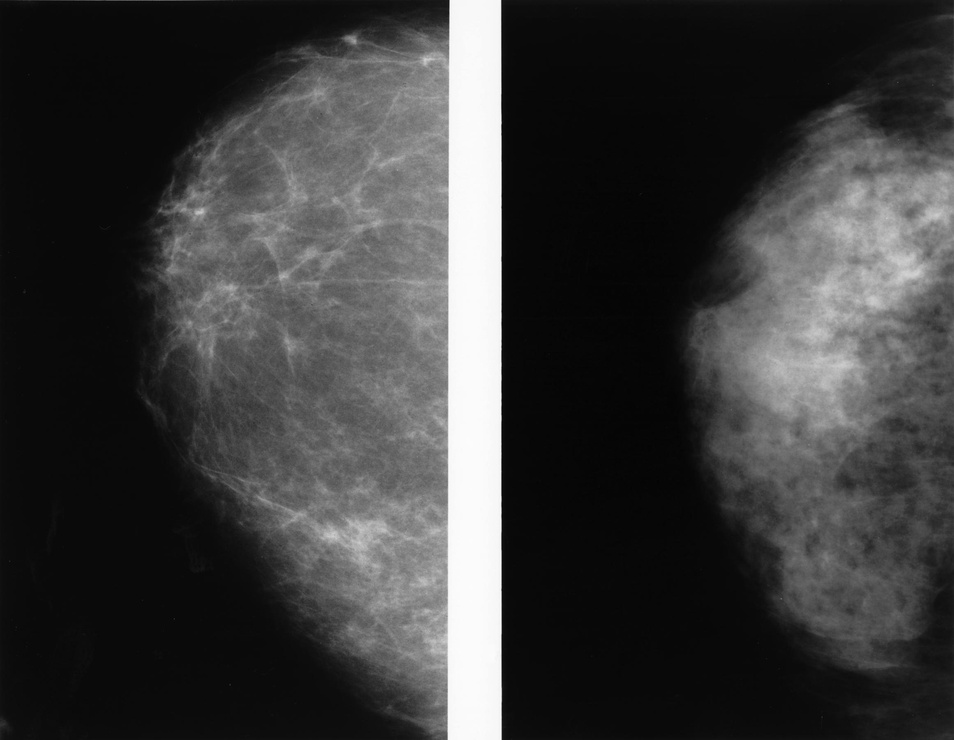
#> input picture ImageProcessingLab/images/breast_g.jpg, 954 x 740 px, shrunk from 2322 x 1800 before the run
$ jupyter execute 2020-IP2.ipynb   (shell and % lines are left out)
#> lines starting #> are read from the running program, lines starting #| are printed output that depends on the picture; after the words box and inside, x2 and y2 are one past the last pixel; in counts of white or black regions, pixels touching at a corner belong together
# 情報データ科学演習III第2週：画像の輝度変換

第2週では，Pythonで読み込んだ画像に輝度値に対する処理方法を習得する．具体的には，輝度変換，ヒストグラム計算，しきい値による二値化である．

まずいろいろなモジュールをインポートするために以下のセルを実行する．notebookを起動したときには，これらのモジュールをインポートしなければ，これらのモジュールの関数を使うことはできない．

[cell 1]
import numpy as np
import os

import matplotlib.pyplot as plt
plt.gray();
from matplotlib.pyplot import imshow

from skimage.io import imread, imsave

import os

# 使用する画像

ここでは画像の輝度を変換するいくつかの例を見る．そのためにいくつかの画像を用いる．

マンモグラフィ（胸部X線写真）のデジタル画像`breast_g.jpg`には，小さな病変部位が白く映っている．

<center>図：breast_g.jpg (public domain from wikimedia, <a href="https://commons.wikimedia.org/wiki/File:Mammogram_showing_dense_and_fatty_breasts.jpg">"Mammogram Showing Dense And Fatty Breasts"</a>)</center>

画像`spine_g.jpg`は，折れた上部胸椎の一部のMRI (Magnetic Resonance Imaging) 画像である．この画像のほとんどの部分が暗いため，輝度値の範囲を拡張することが必要である．

<center>図：spine_g.jpg
<a href="https://commons.wikimedia.org/wiki/File:Transverse_myelitis_MRI.jpg">
    Frank Gaillard - CC BY-SA 3.0</a>

</center>

空港の空撮画像`aerial_g.jpg`はややコントラストが低い画像である．

<center>図：aerial_g.jpg
(public domain from wikimedia,
<a href="https://commons.wikimedia.org/wiki/File:Baltimore_aerial.jpg">
"Baltimore, Maryland, seen from an airplane"
</a>)
</center>

画像`bone_g.jpg`は手のレントゲン写真であり，骨格構造が映し出されている．

<center>図：bone_g.jpg
<a href="https://pixabay.com/ja/x線-健康状態-アーム-医療の-医学-骨-病院-ヘルスケア-1704855/">
(from pixbay)
</a>
</center>

# ===================================

# パート1：輝度変換

以下では，白黒反転，対数変換，ガンマ変換，コントラスト強調という4つの輝度値変換を行う．

## 白黒反転

輝度値の範囲が$[0, 255]$である画像を白黒反転するには，以下のように輝度値を変換する．
$$
y = 255 - x
$$
ここで$x$は入力画像の輝度値，$y$は変換後の輝度値である．
これをプロットすると以下のようになる．つまり入力輝度値$x$が小さいほど，出力輝度値$y$は大きくなる．

[cell 2]
plt.figure(figsize=(5, 5))  # プロットのサイズ

x = np.arange(0, 256) # [0, 1, ..., 255]のリスト
y = 255 - x  # xの各要素に対して，この式を適用する

plt.plot(x, y)  # x,yのペアをプロット


# 以下はプロットの設定
plt.xlabel("input pixel value x")
plt.ylabel("output pixel value y")
plt.xlim(0, 255)
plt.ylim(0, 255)
plt.title("Negation transform")
plt.savefig('IP2-plot.pdf')  # プロットの保存．plt.show()の前に行う
#> figure, not shown here; curve peaks at x = 0, y = 255
plt.show()

以下では画像に白黒反転の処理を適用する．

[cell 3]
# 画像の読み込み
im = imread(os.path.join('images','breast_g.jpg'))
#> im is the input picture: shape (740, 954); min 0, max 255, mean 59.2
# im = imread(os.path.join('images','spine_g.jpg'))
# im = imread(os.path.join('images','aerial_g.jpg'))
# im = imread(os.path.join('images','bone_g.jpg'))


imshow(im, vmin=0, vmax=255)  # 必ずvmin, vmaxオプションをつけましょう（そうしないと輝度が自動調整されてしまう）
plt.colorbar()
plt.title('original')
plt.show()


x = im.astype(float)  # 分かりやすいように，入力画像をxとおく．また型をfloatにしておく（以降の処理では実数値で処理をするため）．
y = 255 - x  # 白黒反転
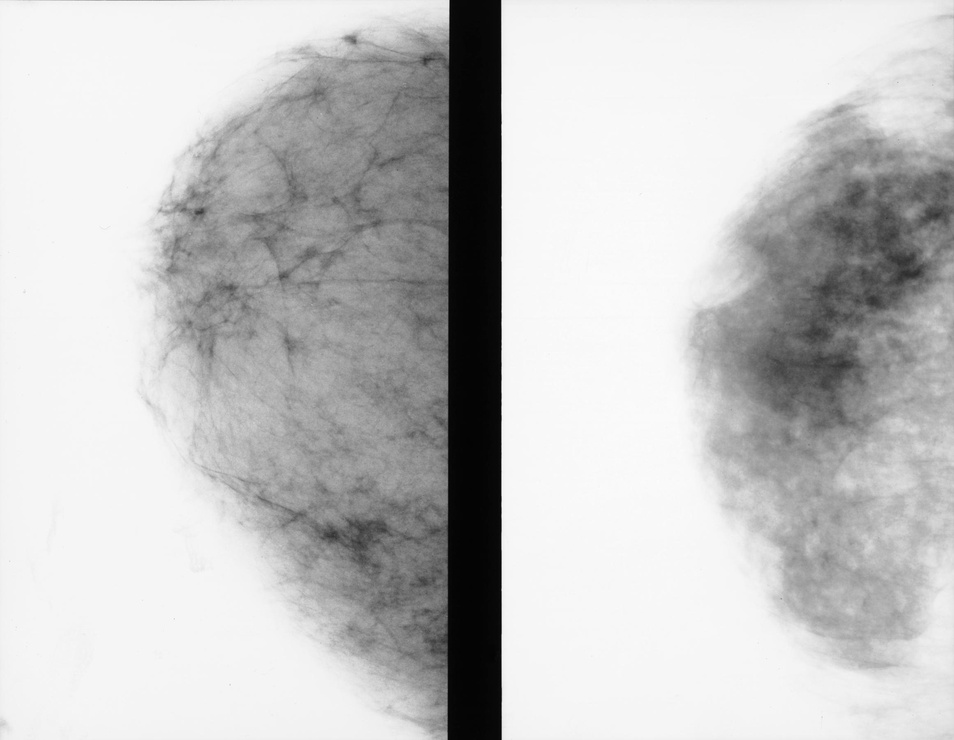
#> y: shape (740, 954) float64; min 0, max 255, mean 195.8

imshow(y, vmin=0, vmax=255)  # 結果画像yの表示
plt.colorbar()
plt.title('converted')
plt.show()

imsave('IP2-negation.jpg', y.astype(np.uint8))  # 処理画像の保存．保存するときにはuint8に戻す

## 対数変換

以下は対数変換の式である．

$$
y = c \log(1 + x)
$$

ここで$c$は定数で，$0 \le x$である．

これをプロットした以下の図を見ると，入力輝度値$x$が小さいと出力輝度値$y$は大きくなり（つまり暗い部分が明るくなる），
$x$が大きくなると$y$も大きくなる．

[cell 4]
plt.figure(figsize=(5, 5))

x = np.arange(0, 256) # [0, 1, ..., 255]

c = 45.0  # 定数cに適切な値を設定
y = c * np.log(1 + x)  # 対数変換


plt.plot(x, y)
plt.xlabel("input pixel value x")
plt.ylabel("output pixel value y")
plt.xlim(0, 255)
plt.ylim(0, 255)
plt.title("Log transform")
plt.savefig('IP2-plot.pdf')  # プロットの保存．plt.show()の前に行う
#> figure, not shown here; curve peaks at x = 255, y = 249.5
plt.show()

以下では画像に対数変換の処理を適用する．

[cell 5]
im = imread(os.path.join('images','breast_g.jpg'))
# im = imread(os.path.join('images','spine_g.jpg'))
# im = imread(os.path.join('images','aerial_g.jpg'))
# im = imread(os.path.join('images','bone_g.jpg'))


imshow(im, vmin=0, vmax=255)
plt.colorbar()
plt.title('original')
plt.show()

x = im.astype(float)
c = 45.0  # 適切な定数を設定
y = c * np.log(1 + x)  # 対数変換
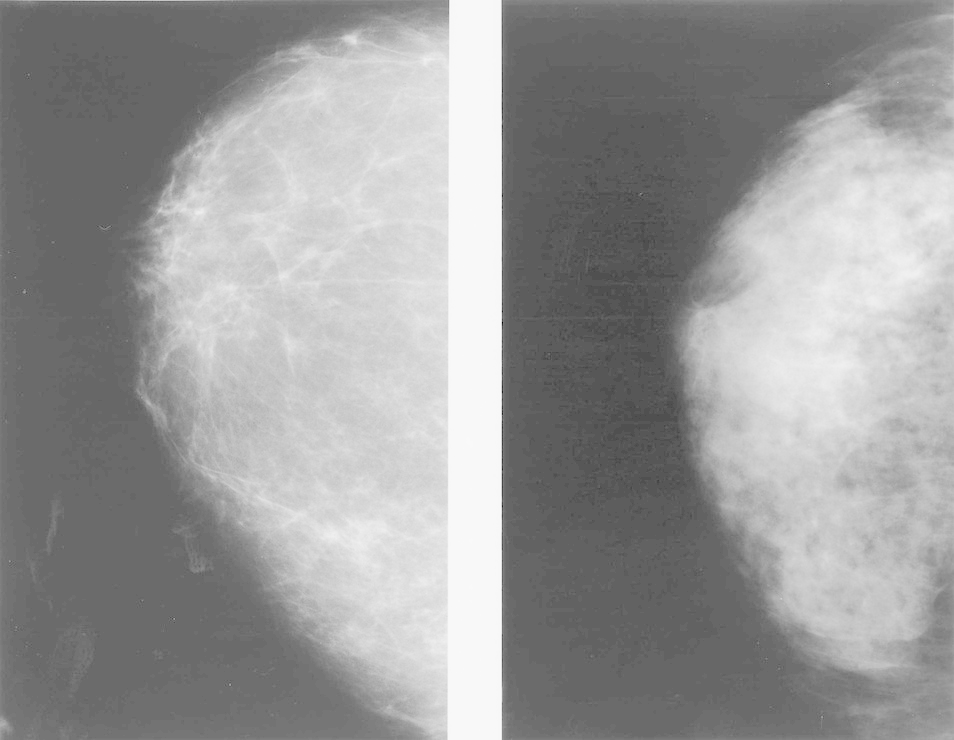
#> y: shape (740, 954) float64; min 0, max 249.5, mean 153.9

imshow(y, vmin=0, vmax=255)
plt.colorbar()
plt.title('converted')
plt.show()

imsave('IP2-log-trans.jpg', y.astype(np.uint8))  # 処理画像の保存

## ガンマ変換

ガンマ変換は以下の式であらわされる．

$$
y = 255 \left(\frac{x}{255}\right)^\gamma
$$

ここで$\gamma$は正の定数である．
$x=0$は$y=0$に変換され，$x=255$は$y=255$に変換される．

$\gamma < 1$のときの指数曲線は，暗い輝度値のある狭い範囲を，広い範囲に拡大する．
また逆に，明るい輝度値についても同様である．
この効果は$\gamma > 1$の時は逆になる．
$\gamma$の値を変えることで，コントラスト強調に使うことができる．

[cell 6]
plt.figure(figsize=(5, 5))

x = np.arange(0, 256) # [0, 1, ..., 255]

gamma = 2.0
y = 255 * ( (x / 255) ** gamma )

plt.plot(x, y)
plt.xlabel("input pixel value x")
plt.ylabel("output pixel value y")
plt.xlim(0, 255)
plt.ylim(0, 255)
plt.title("Gamma transform")
plt.savefig('IP2-plot.pdf')  # プロットの保存．plt.show()の前に行う
#> figure, not shown here; curve peaks at x = 255, y = 255
plt.show()

以下では画像にガンマ変換の処理を適用する．

[cell 7]
im = imread(os.path.join('images','breast_g.jpg'))
# im = imread(os.path.join('images','spine_g.jpg'))
# im = imread(os.path.join('images','aerial_g.jpg'))
# im = imread(os.path.join('images','bone_g.jpg'))


imshow(im, vmin=0, vmax=255)
plt.colorbar()
plt.title('original')
plt.show()

x = im.astype(float)
gamma = 2.0  # gammaの値を設定
y = 255 * ( (x / 255) ** gamma )  # ガンマ変換
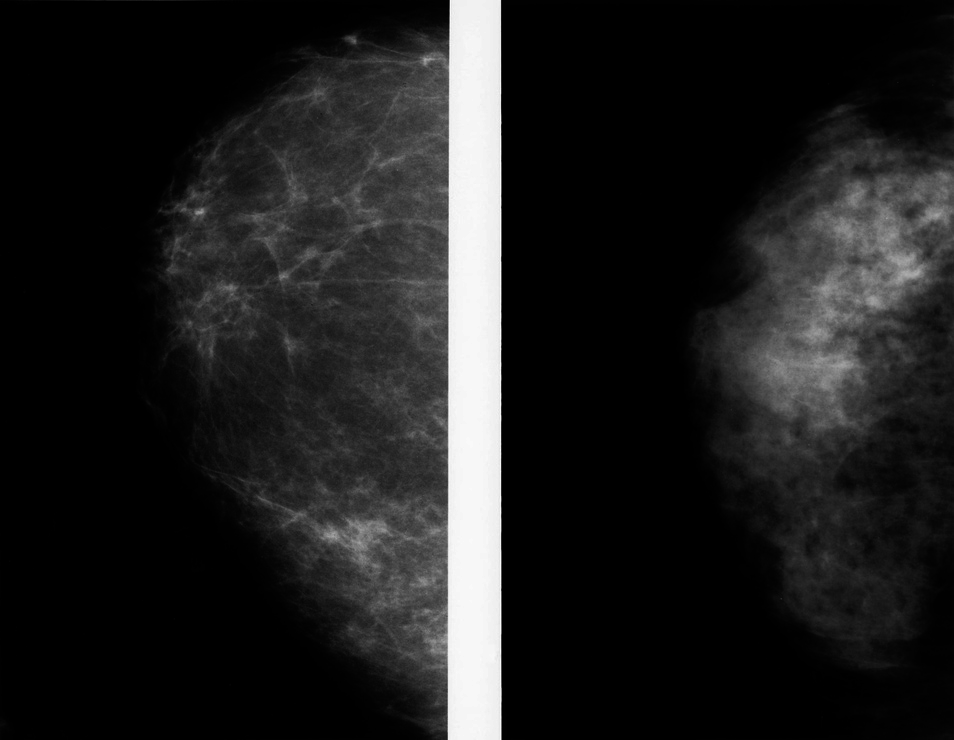
#> y: shape (740, 954) float64; min 0, max 255, mean 31.2

imshow(y, vmin=0, vmax=255)
plt.colorbar()
plt.title('converted')
plt.show()

imsave('IP2-gamma-trans.jpg', y.astype(np.uint8))  # 処理画像の保存

## コントラスト強調

コントラスト強調は次の式で表される．

$$
y = T(x) = \frac{255}{1 + \Bigl(\frac{M}{x+\epsilon}\Bigr)^E}
$$

この変換は，M以下の輝度値を暗くし，M以上の輝度値を明るくするため，結果画像は元画像よりもコントラストが高くなる．つまり，M以下の輝度値はこの変換によってより狭い範囲の輝度値に変換され，暗くなる．M以上の輝度値についてはこの逆である．上式のEは，この関数の傾きを制御するパラメータである．なお$\epsilon$は0で割ることを防ぐための小さな値である（例えば0.0001程度）．

[cell 8]
plt.figure(figsize=(5, 5))

x = np.arange(0, 256) # [0, 1, ..., 255]

M = 128
E = 5.0
epsilon = 0.0001
y = 255 / (1 + (M / (x + epsilon)) ** E)
y *= 255 / y.max()

plt.plot(x, y)
plt.xlabel("input pixel value x")
plt.ylabel("output pixel value y")
plt.xlim(0, 255)
plt.ylim(0, 255)
plt.title("Constrast enhancement")
plt.savefig('IP2-plot.pdf')  # プロットの保存．plt.show()の前に行う
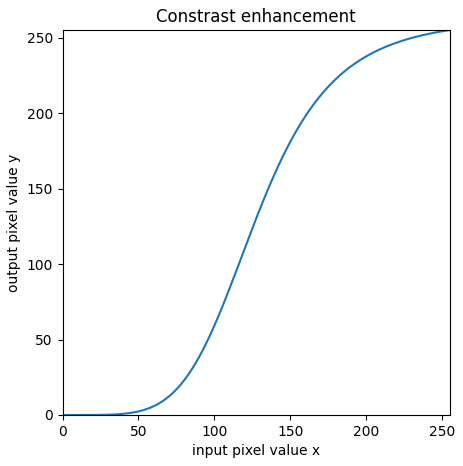
#> figure drawn by matplotlib, 1 panel; curve peaks at x = 255, y = 255
plt.show()

以下では画像にコントラスト強調の処理を適用する．

[cell 9]
im = imread(os.path.join('images','breast_g.jpg'))
# im = imread(os.path.join('images','spine_g.jpg'))
# im = imread(os.path.join('images','aerial_g.jpg'))
# im = imread(os.path.join('images','bone_g.jpg'))


imshow(im, vmin=0, vmax=255)
plt.colorbar()
plt.title('original')
plt.show()

x = im.astype(float)

M = 128
E = 5.0
epsilon = 0.0001
y = 255 / (1 + (M / (x + epsilon)) ** E)  # コントラスト強調
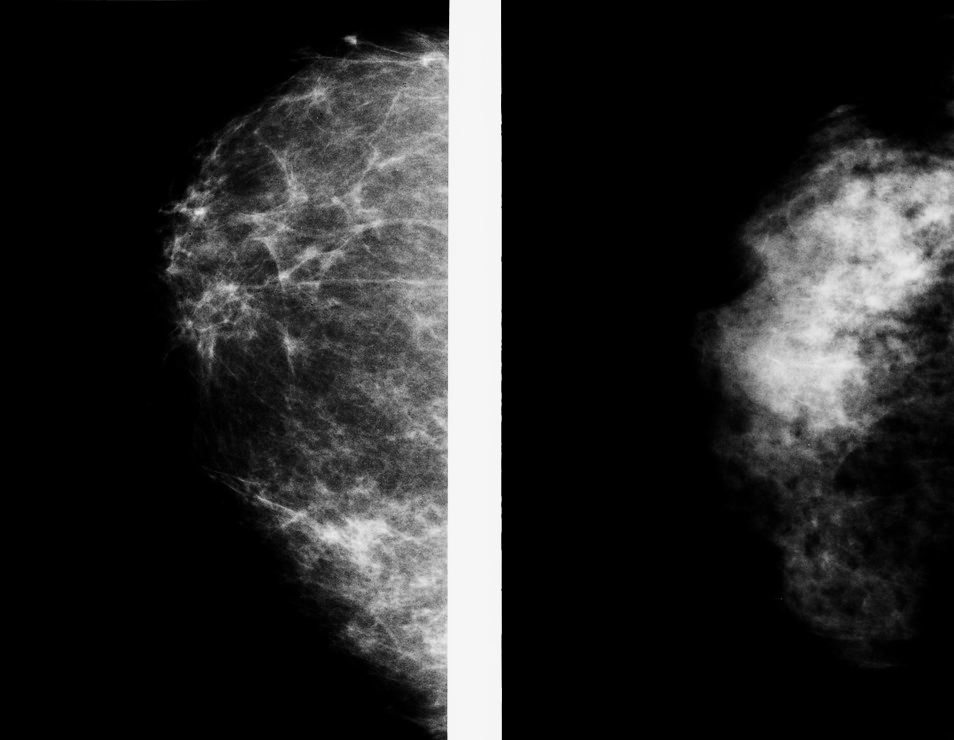
#> y: shape (740, 954) float64; min 7.42e-29, max 247.1, mean 42.5
y *= 255 / y.max()  # 最大値が255になるように正規化


imshow(y, vmin=0, vmax=255)
plt.colorbar()
plt.title('converted')
plt.show()
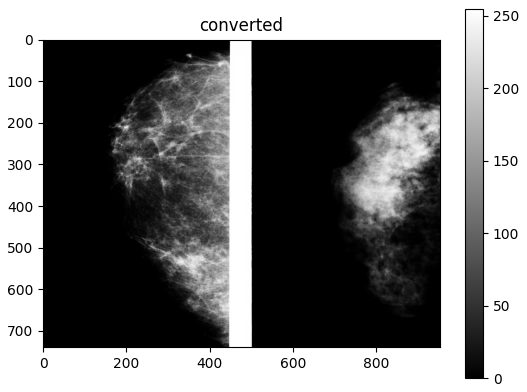
#> figure drawn by matplotlib, 2 panels

imsave('IP2-contrast-enhanced.jpg', y.astype(np.uint8))  # 処理画像の保存

## レポート課題1

- 4つの画像（breast_g.jpg, spine_g.jpg, aerial_g.jpg, bone_g.jpg）のそれぞれに対して，白黒反転，対数変換，ガンマ変換，コントラスト強調を適用する．
- それぞれの変換・それぞれの画像に対して，パラメータ（c, gamma, M, E）の値を変えて，どのような変化が出るのか，また最も画像が見やすくなる値はなにか，を考察する．

# ===================================

# パート2：ヒストグラム

画像のヒストグラムとは，輝度値の頻度分布を表すグラフである．
ヒストグラムの横軸は輝度値，縦軸はその輝度値を持つ画素の個数である．

暗い画像のヒストグラムの要素は低い（暗い）輝度値に集中している．
逆に，明るい画像のヒストグラムの要素は高い（明るい）輝度値に偏っている．
またこれら画像はコントラストが低く，輝度値の中央付近に集中したヒストグラムを持つ．
コントラストが高い画像であれば，輝度値の範囲全体に分布するヒストグラムを持つ．

ヒストグラムを計算・表示するには，関数`plt.hist`を用いる．

[cell 10]
im = imread(os.path.join('images','breast_g.jpg'))
# im = imread(os.path.join('images','spine_g.jpg'))
# im = imread(os.path.join('images','aerial_g.jpg'))
# im = imread(os.path.join('images','bone_g.jpg'))

imshow(im, vmin=0, vmax=255)
plt.title('original grayscale image')
plt.show()


plt.hist(im.flatten(), bins=16)  # ヒストグラムの計算とプロット

# プロットの設定
plt.xlabel("intensity")
plt.ylabel("frequency")
plt.title('histogram')
plt.savefig('IP2-histogram.pdf')  # ヒストグラムを保存．plt.show()の前に行う
#> figure, not shown here; tallest bar 346822 high, from x = 0 to 15.94
plt.show()

`plt.hist`の引数：

- `im`は入力画像（ただし`flatten()`関数を使って画像を1次元化しておく必要がある）．
- `bins`はヒストグラムの区間（ビン，bin）の数である．区間とは，輝度値の範囲を分割した部分範囲のことである．

## レポート課題2

- 4つの画像（breast_g.jpg, spine_g.jpg, aerial_g.jpg, bone_g.jpg）のそれぞれに対して，区間数binsを128, 64, 32, 16と変更して，それぞれヒストグラムを表示する．
- ヒストグラムの形状から画像について分かることを予想し，また実際が画像がそうなっているかどうかを考察する．
- どの区間数のときが，輝度分布の形を把握しやすいのかを考察する．

# ===================================

# パート3：しきい値処理

しきい値処理とは，画素値があるしきい値$T$以下なら黒に，それより大きければ白にする処理である．

以下の3枚の画像に適用する．

<center>図：coins_g.jpg
(<a href="https://commons.wikimedia.org/w/index.php?curid=15065444">
Vassia Atanassova - CC BY-SA 3.0</a>)
</center>

<center>図：handwritten.jpg
(public domain from wikimedia,
    <a href="https://commons.wikimedia.org/wiki/File:Daiquiri_Handwritten_Recipex.jpg">"Original Bacardi daiquiri recipe"</a>
)
</center>

<center>図：fingerprint.jpg
(public domain from wikimedia,
    <a href="https://commons.wikimedia.org/wiki/File:Fingerprint_Arch.jpg">Picture of an arch fingerprint pattern"</a>
)

以下ではコインの画像に対してしきい値を`T=152`に設定している．
こうすると，ヒストグラムの2つの山を分離するようなしきい値処理となり，つまり画像中の白い部分と黒い部分を分けることができる．

[cell 11]
im = imread(os.path.join('images','coins_g.jpg'))
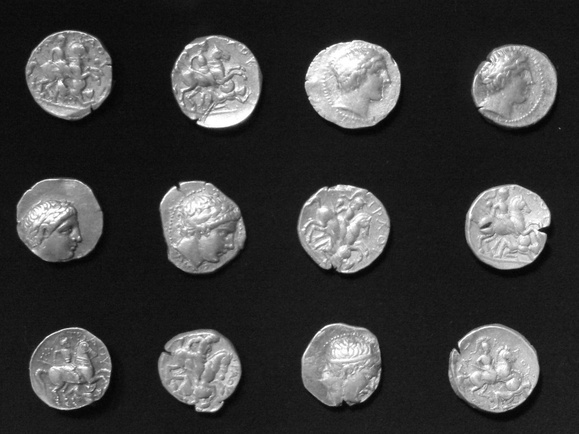
#> input picture ImageProcessingLab/images/coins_g.jpg, 579 x 434 px, shrunk from 1408 x 1056 before the run
#> im is the input picture: shape (434, 579); min 1, max 255, mean 62.2
# im = imread(os.path.join('images','handwritten.jpg'))
# im = imread(os.path.join('images','fingerprint.jpg'))


imshow(im, vmin=0, vmax=255)
plt.show()


plt.hist(im.flatten(), bins=64)
plt.xlabel("intensity")
plt.ylabel("frequency")
plt.title('histogram')
plt.savefig('IP2-histogram.pdf')  # ヒストグラムを保存．plt.show()の前に行う
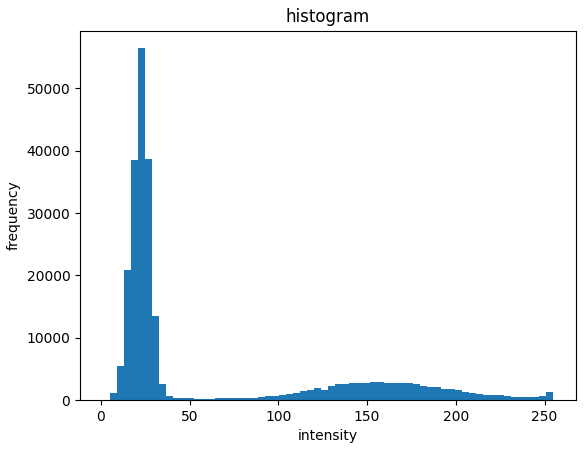
#> figure drawn by matplotlib, 1 panel; tallest bar 56438 high, from x = 20.84 to 24.81
plt.show()


# しきい値処理
T = 152
im[im <= T] = 0  # imの中で輝度値がT以下の画素の画素値を0にする
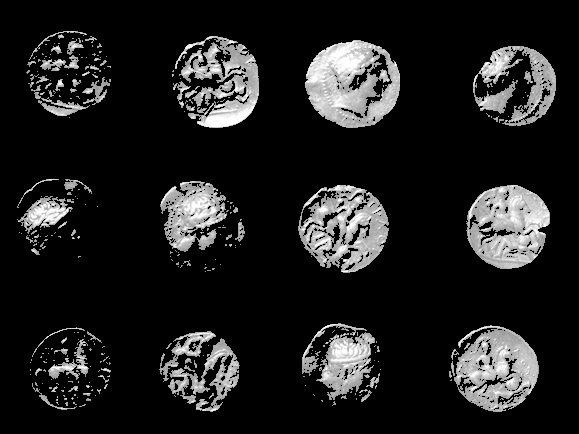
#> im: shape (434, 579); min 0, max 255, mean 31.2
im[im > T] = 255  # imの中で輝度値がTより大きい画素の画素値を255にする
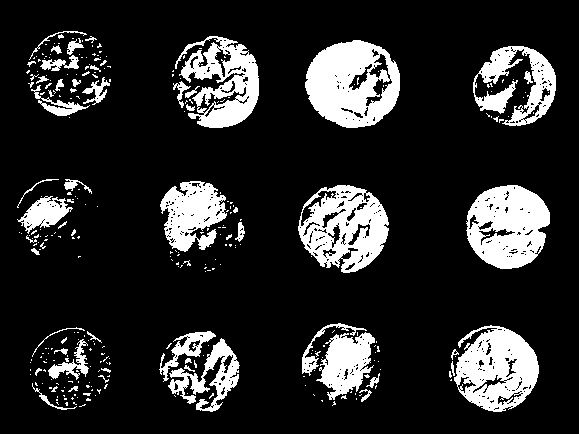
#> im: shape (434, 579); 16.5% white; 309 white regions (258 under 20 px), largest, box (x1, y1, x2, y2) and area: (305, 40, 400, 128) 5744, (466, 185, 550, 269) 5023, (298, 185, 389, 273) 4820

imshow(im, vmin=0, vmax=255)  # 処理した画像imを表示
plt.show()

imsave('IP2-binalized.jpg', im)  # 処理画像の保存
